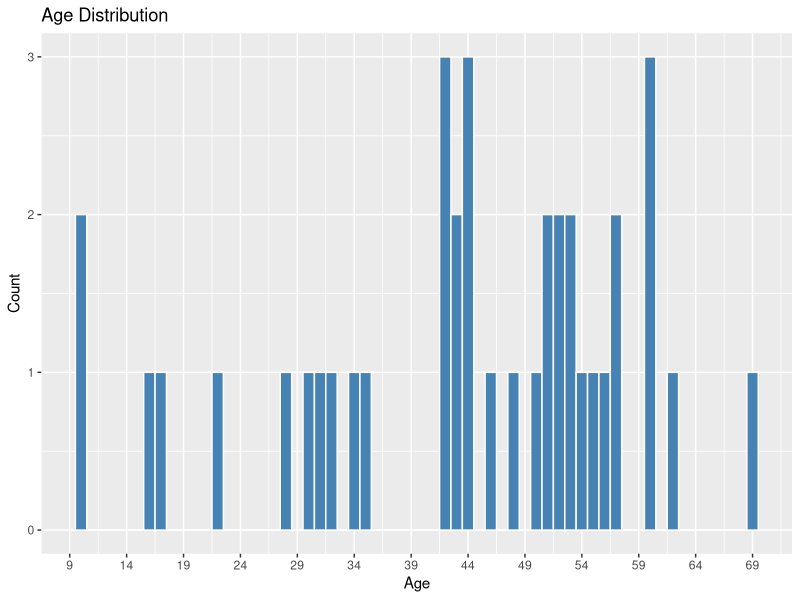
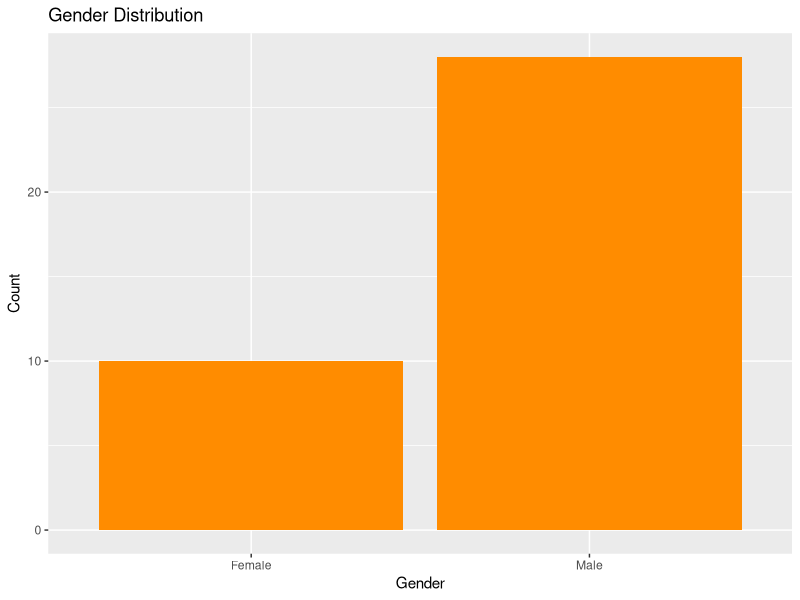
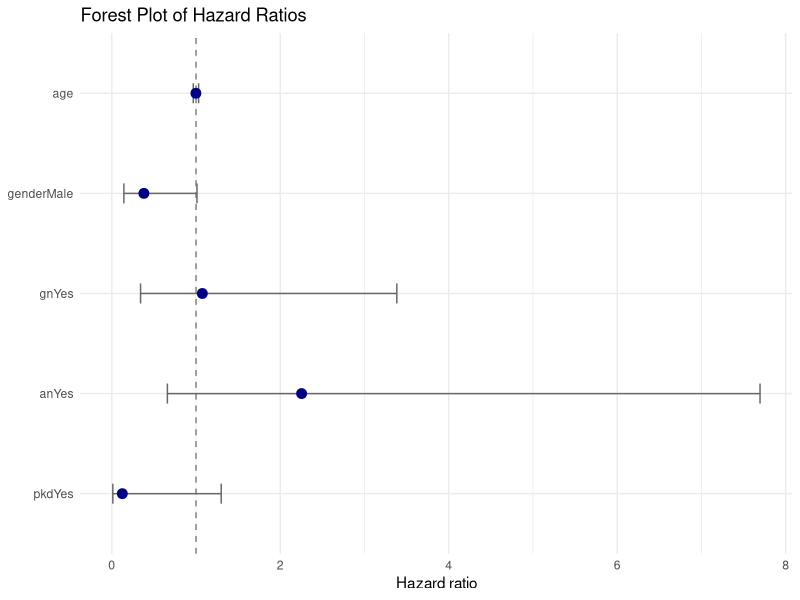

The R script that drew these images, in order:
## ---- chunk 1
library(tidyverse)  # data import, cleaning, and summaries
library(survival)  # survival-analysis tools for the later Cox model
knitr::opts_chunk$set(collapse = TRUE, comment = "#")  # cleaner printed output
## ---- chunk 2
kidney_raw <- read_csv(
  "data/kidrecurr.csv",  # read the kidney recurrence dataset
  show_col_types = FALSE,  # suppress column type messages when knitting
  locale = locale(encoding = "UTF-8")  # safely handle the BOM-tainted header
)

names(kidney_raw)[1] <- "patient"  # clean the first column name

kidney <- kidney_raw %>%
  mutate(
    patient = as.integer(patient),  # patient identifier
    time1 = as.numeric(time1),  # first follow-up time
    infect1 = as.integer(infect1),  # first-interval event flag
    time2 = as.numeric(time2),  # second follow-up time
    infect2 = as.integer(infect2),  # second-interval event flag
    age = as.numeric(age),  # baseline age
    gender = factor(gender, levels = c(0, 1), labels = c("Female", "Male")),  # label sex code
    gn = factor(gn, levels = c(0, 1), labels = c("No", "Yes")),  # glomerulonephritis flag
    an = factor(an, levels = c(0, 1), labels = c("No", "Yes")),  # analgesic nephropathy flag
    pkd = factor(pkd, levels = c(0, 1), labels = c("No", "Yes"))  # polycystic kidney disease flag
  )
## ---- chunk 3
kidney_preview <- kidney %>%
  slice_head(n = 6)  # preview the first six rows
## ---- chunk 4
kidney_preview
## ---- chunk 5
age_plot <- kidney %>%
  ggplot(aes(x = age)) +
  geom_histogram(binwidth = 1, fill = "steelblue", color = "white") +
  scale_x_continuous(
    breaks = seq(9, 75, by = 5)
  ) +
  labs(title = "Age Distribution", x = "Age", y = "Count")

gender_plot <- kidney %>%
  ggplot(aes(x = gender)) +
  geom_bar(fill = "darkorange") +
  labs(title = "Gender Distribution", x = "Gender", y = "Count")
## ---- chunk 6
print(age_plot)
print(gender_plot)
## ---- chunk 7
kidney_summary <- kidney %>%
  summarise(
    patients = n(),  # total number of patients
    first_events = sum(infect1 == 1, na.rm = TRUE),  # number with a first infection
    censored_first_interval = sum(infect1 == 0, na.rm = TRUE),  # number censored in interval 1
    median_time1 = median(time1, na.rm = TRUE),  # median first follow-up time
    median_age = median(age, na.rm = TRUE)  # median baseline age
  )
## ---- chunk 8
kidney_summary
## ---- chunk 9
kidney_cox_data <- kidney %>%
  select(patient, time1, infect1, age, gender, gn,an,pkd)
## ---- chunk 10
glimpse(kidney_cox_data)
## ---- chunk 11
kidney_surv <- Surv(
  time = kidney_cox_data$time1,
  event = kidney_cox_data$infect1
)
## ---- chunk 12
kidney_surv
## ---- chunk 13
kidney_cox_model <- coxph(
  kidney_surv ~ age + gender + gn + an + pkd,
  data = kidney_cox_data
)
## ---- chunk 14
summary(kidney_cox_model)
## ---- chunk 15
cox_summary <- summary(kidney_cox_model)

forest_data <- tibble(
  term = rownames(cox_summary$coefficients),
  hazard_ratio = cox_summary$coefficients[, "exp(coef)"],
  conf_low = cox_summary$conf.int[, "lower .95"],
  conf_high = cox_summary$conf.int[, "upper .95"]
) %>%
  mutate(term = factor(term, levels = rev(term)))

forest_plot <- ggplot(forest_data, aes(x = hazard_ratio, y = term)) +
  geom_vline(xintercept = 1, linetype = "dashed", color = "gray50") +
  geom_errorbarh(aes(xmin = conf_low, xmax = conf_high), height = 0.2, color = "gray40") +
  geom_point(size = 3, color = "navy") +
  labs(
    title = "Forest Plot of Hazard Ratios",
    x = "Hazard ratio",
    y = NULL
  ) +
  theme_minimal()
## ---- chunk 16
print(forest_plot)
